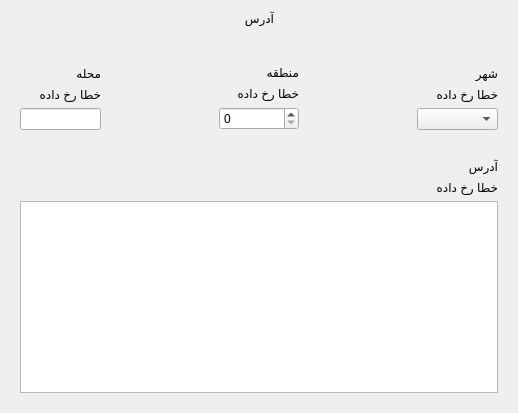
          <widget class="QWidget" name="form_step2">
           <layout class="QVBoxLayout" name="verticalLayout_11">
            <item alignment="Qt::AlignHCenter">
             <widget class="QLabel" name="label_34">
              <property name="text">
               <string>آدرس</string>
              </property>
             </widget>
            </item>
            <item>
             <layout class="QGridLayout" name="gridLayout_1_1" columnstretch="1,1,1" columnminimumwidth="0,0,0">
              <property name="leftMargin">
               <number>0</number>
              </property>
              <property name="topMargin">
               <number>24</number>
              </property>
              <property name="horizontalSpacing">
               <number>100</number>
              </property>
              <property name="verticalSpacing">
               <number>20</number>
              </property>
              <item row="0" column="1">
               <widget class="QFrame" name="regionFormFrame">
                <layout class="QVBoxLayout" name="verticalLayout_57">
                 <item>
                  <widget class="QLabel" name="regionFormLbl">
                   <property name="text">
                    <string>منطقه</string>
                   </property>
                   <property name="styleClass" stdset="0">
                    <string>form-label</string>
                   </property>
                  </widget>
                 </item>
                 <item>
                  <widget class="QLabel" name="regionFormError">
                   <property name="text">
                    <string>خطا رخ داده</string>
                   </property>
                   <property name="styleClass" stdset="0">
                    <string>form-field-error</string>
                   </property>
                  </widget>
                 </item>
                 <item>
                  <widget class="QSpinBox" name="regionFormInpt">
                   <property name="styleClass" stdset="0">
                    <string>form-field</string>
                   </property>
                  </widget>
                 </item>
                </layout>
               </widget>
              </item>
              <item row="0" column="2">
               <widget class="QFrame" name="cityFormFrame">
                <layout class="QVBoxLayout" name="verticalLayout_56">
                 <item>
                  <widget class="QLabel" name="cityFormLbl">
                   <property name="text">
                    <string>شهر</string>
                   </property>
                   <property name="styleClass" stdset="0">
                    <string>form-label</string>
                   </property>
                  </widget>
                 </item>
                 <item>
                  <widget class="QLabel" name="cityFormError">
                   <property name="text">
                    <string>خطا رخ داده</string>
                   </property>
                   <property name="styleClass" stdset="0">
                    <string>form-field-error</string>
                   </property>
                  </widget>
                 </item>
                 <item>
                  <widget class="QComboBox" name="cityFormInpt">
                   <property name="styleClass" stdset="0">
                    <string>form-field</string>
                   </property>
                  </widget>
                 </item>
                </layout>
               </widget>
              </item>
              <item row="0" column="0">
               <widget class="QFrame" name="streetFormFrame">
                <layout class="QVBoxLayout" name="verticalLayout_58">
                 <item>
                  <widget class="QLabel" name="streetFormLbl">
                   <property name="text">
                    <string>محله</string>
                   </property>
                   <property name="styleClass" stdset="0">
                    <string>form-label</string>
                   </property>
                  </widget>
                 </item>
                 <item>
                  <widget class="QLabel" name="streetFormError">
                   <property name="text">
                    <string>خطا رخ داده</string>
                   </property>
                   <property name="styleClass" stdset="0">
                    <string>form-field-error</string>
                   </property>
                  </widget>
                 </item>
                 <item>
                  <widget class="QLineEdit" name="streetFormInpt">
                   <property name="styleClass" stdset="0">
                    <string>form-field</string>
                   </property>
                  </widget>
                 </item>
                </layout>
               </widget>
              </item>
             </layout>
            </item>
            <item>
             <layout class="QGridLayout" name="gridLayout_1_2">
              <property name="topMargin">
               <number>13</number>
              </property>
              <item row="0" column="0">
               <widget class="QFrame" name="addressFormFrame">
                <layout class="QVBoxLayout" name="verticalLayout_60">
                 <property name="spacing">
                  <number>6</number>
                 </property>
                 <property name="topMargin">
                  <number>1</number>
                 </property>
                 <item>
                  <widget class="QLabel" name="addressFormLbl">
                   <property name="text">
                    <string>آدرس</string>
                   </property>
                   <property name="styleClass" stdset="0">
                    <string>form-label</string>
                   </property>
                  </widget>
                 </item>
                 <item>
                  <widget class="QLabel" name="addressFormError">
                   <property name="text">
                    <string>خطا رخ داده</string>
                   </property>
                   <property name="styleClass" stdset="0">
                    <string>form-field-error</string>
                   </property>
                  </widget>
                 </item>
                 <item>
                  <widget class="QTextEdit" name="addressFormInpt">
                   <property name="styleClass" stdset="0">
                    <string>form-field</string>
                   </property>
                  </widget>
                 </item>
                </layout>
               </widget>
              </item>
             </layout>
            </item>
           </layout>
          </widget>
